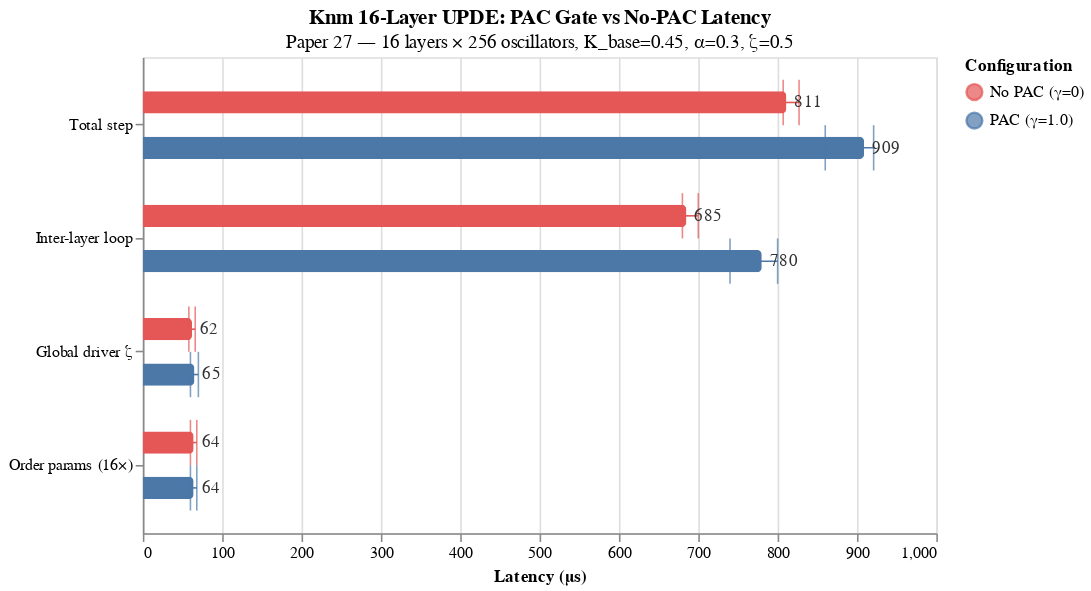

Describe this chart as a Vega-Lite specification.
### Vega-Lite specification from a JSON file in a GitHub repository (floating-point values rounded to 4 significant figures)
{"$schema": "https://vega.github.io/schema/vega-lite/v5.json", "title": {"text": "Knm 16-Layer UPDE: PAC Gate vs No-PAC Latency", "subtitle": "Paper 27 — 16 layers × 256 oscillators, K_base=0.45, α=0.3, ζ=0.5"}, "width": 500, "height": 300, "data": {"values": [{"config": "PAC (γ=1.0)", "metric": "Total step", "time_us": 909, "ci_lo": 860, "ci_hi": 921}, {"config": "No PAC (γ=0)", "metric": "Total step", "time_us": 811, "ci_lo": 807, "ci_hi": 827}, {"config": "PAC (γ=1.0)", "metric": "Order params (16×)", "time_us": 64, "ci_lo": 60, "ci_hi": 68}, {"config": "No PAC (γ=0)", "metric": "Order params (16×)", "time_us": 64, "ci_lo": 60, "ci_hi": 68}, {"config": "PAC (γ=1.0)", "metric": "Inter-layer loop", "time_us": 780, "ci_lo": 740, "ci_hi": 800}, {"config": "No PAC (γ=0)", "metric": "Inter-layer loop", "time_us": 685, "ci_lo": 680, "ci_hi": 700}, {"config": "PAC (γ=1.0)", "metric": "Global driver ζ", "time_us": 65, "ci_lo": 60, "ci_hi": 70}, {"config": "No PAC (γ=0)", "metric": "Global driver ζ", "time_us": 62, "ci_lo": 58, "ci_hi": 66}]}, "encoding": {"y": {"field": "metric", "type": "nominal", "sort": ["Total step", "Inter-layer loop", "Global driver ζ", "Order params (16×)"], "title": null}, "x": {"field": "time_us", "type": "quantitative", "title": "Latency (µs)", "scale": {"zero": true}}, "color": {"field": "config", "type": "nominal", "title": "Configuration", "scale": {"range": ["#e45756", "#4c78a8"]}}, "yOffset": {"field": "config"}}, "layer": [{"mark": {"type": "bar", "cornerRadiusEnd": 3, "height": 14}}, {"mark": {"type": "errorbar", "ticks": true}, "encoding": {"x": {"field": "ci_lo", "type": "quantitative"}, "x2": {"field": "ci_hi"}}}, {"mark": {"type": "text", "align": "left", "dx": 5, "fontSize": 11}, "encoding": {"text": {"field": "time_us", "type": "quantitative", "format": ".0f"}, "color": {"value": "#333"}}}]}
